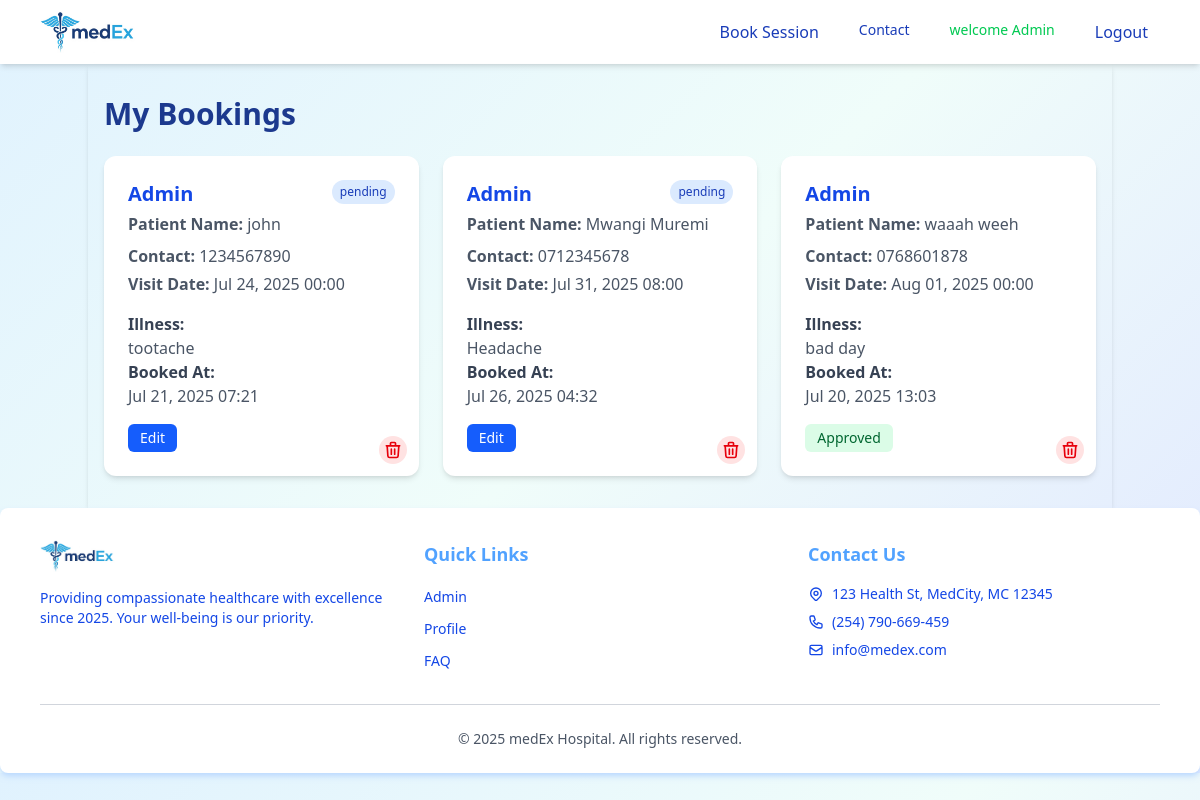
/my-bookings/ (signed in), run on the app's committed database.
### medEx_app/models.py (models this page shows, shortened)
class PatientBooking(models.Model):
    name = models.CharField(max_length=100)
    contact = models.CharField(max_length=20)
    illness_details = models.TextField()
    visit_date = models.DateTimeField()
    created_at = models.DateTimeField(auto_now_add=True)
    user = models.ForeignKey(User, on_delete=models.CASCADE, null=True, blank=True)
    status = models.CharField(
        max_length=20,
        choices=[
            ('pending', 'Pending'),
            ('approved', 'Approved'),
            ('rejected', 'Rejected'),
            ('expired', 'Expired')
        ],
        default='pending'
    )
    class Meta:
        ordering = ['visit_date']

### medEx_app/views.py (the view, shortened to what this page needs)
# urls.py: path('my-bookings/', views.my_bookings, name='my-bookings'),
@login_required
def my_bookings(request):
    bookings = PatientBooking.objects.filter(user=request.user)
    return render(request, 'medEx_app/my-bookings.html', {'bookings': bookings})

### medEx_app/templates/medEx_app/my-bookings.html (shortened to what this page needs)
{% load static tailwind_tags custom_tags %}
<!DOCTYPE html>
<html lang="en">
<head>
    {% tailwind_css %}
    <link rel="stylesheet" href="{% static 'adminpanel/css/animate.min.css' %}" />
</head>
{% block content %}
    {% include 'medEx_app/navbar.html' %}
{% endblock %}
<body class="font-sans neno-gradient">
    <div class="container shadow-md mx-auto px-4 py-8">
        <h1 class="text-3xl font-bold text-blue-900 mb-6">My Bookings</h1>
        <div class="grid grid-cols-1 md:grid-cols-2 lg:grid-cols-3 gap-6">
            {% for booking in bookings %}
                <div class="bg-white rounded-xl shadow-md overflow-hidden hover:shadow-lg transition-shadow relative" data-booking-id="{{ booking.id }}">
                    <button class="delete-btn absolute bottom-3 right-3 bg-red-100 text-red-600 p-1 rounded-full hover:bg-red-200"
                            data-booking-id="{{ booking.id }}">
                        <svg xmlns="http://www.w3.org/2000/svg" class="h-5 w-5" fill="none" viewBox="0 0 24 24" stroke="currentColor">
                            <path stroke-linecap="round" stroke-linejoin="round" stroke-width="2" d="M19 7l-.867 12.142A2 2 0 0116.138 21H7.862a2 2 0 01-1.995-1.858L5 7m5 4v6m4-6v6m1-10V4a1 1 0 00-1-1h-4a1 1 0 00-1 1v3M4 7h16" />
                        </svg>
                    </button>
                    <div class="p-6">
                        <div class="flex justify-between items-start">
                            <h3 class="text-xl font-bold text-blue-700">{{ booking.user.username|default:booking.name }}</h3>
                            <span class="bg-blue-100 text-blue-800 text-xs px-2 py-1 rounded-full {% if booking.status != 'pending' %}hidden{% endif %}">
                                {{ booking.status|default:'Pending' }}
                            </span>
                        </div>
                        <p class="mt-1 text-gray-600"><strong>Patient Name:</strong> <span class="booking-name">{{ booking.name }}</span></p>
                        <p class="mt-2 text-gray-600"><strong>Contact:</strong> <span class="booking-contact">{{ booking.contact }}</span></p>
                        <p class="mt-1 text-gray-600"><strong>Visit Date:</strong> <span class="booking-date">{{ booking.visit_date|date:"M d, Y H:i" }}</span></p>
                        <div class="mt-4">
                            <p class="text-gray-700"><strong>Illness:</strong></p>
                            <p class="text-gray-600 booking-illness">{{ booking.illness_details }}</p>
                            <p class="text-gray-700"><strong>Booked At:</strong></p>
                            <p class="text-gray-600">{{ booking.created_at|date:"M d, Y H:i" }}</p>
                        </div>
                        <div class="mt-4 flex space-x-2">
                            {% if booking.status == 'approved' %}
                                <span class="bg-green-100 text-green-800 px-3 py-1 rounded-md text-sm">Approved</span>
                            {% elif booking.status == 'rejected' %}
                                <span class="bg-red-100 text-red-800 px-3 py-1 rounded-md text-sm">Rejected</span>
                            {% endif %}
                            {% if booking.status == 'pending' %}
                                <button class="edit-btn bg-blue-600 text-white px-3 py-1 rounded-md text-sm hover:bg-blue-700" data-booking-id="{{ booking.id }}">Edit</button>
                            {% endif %}
                        </div>
                    </div>
                </div>
            {% empty %}
                <p class="text-gray-600">No bookings available.</p>
            {% endfor %}
        </div>
    </div>
    <section id='footer'>
        {% block footer %}
            {% include 'medEx_app/footer.html' %}
        {% endblock %}
    </section>
</body>
</html>

### medEx_app/templates/medEx_app/navbar.html (shortened to what this page needs)
{% load static tailwind_tags %}
<!DOCTYPE html>
<html lang="en">
<head>
  {% tailwind_css %}
</head>
<body>
  <nav class="bg-white shadow-md">
    <div class="max-w-6xl mx-auto px-4">
      <div class="flex justify-between items-center h-16">
        <div class="flex-shrink-0 flex items-center">
          <a href="{% url "home" %}">
            <img
              src="{% static 'medEx_app/images/medEx_logo.png' %}"
              alt="medEx Hospital Logo"
              class="h-max w-24"
            >
          </a>
        </div>
        <div class="hidden md:flex space-x-4">
          {% if request.user.is_authenticated %}
            <a id="navbarBookingBtn" class="text-blue-800 hover:text-blue-600 block px-3 py-2 rounded-md text-base font-medium">Book Session</a>
          {% else %}
            <a href="{% url "login" %}" class="text-blue-800 hover:text-blue-600 block px-3 py-2 rounded-md text-base font-medium">Login</a>
            <a href="{% url 'register' %}" class="text-blue-800 hover:text-blue-600 block px-3 py-2 rounded-md text-base font-medium">Register</a>
          {% endif %}
          <a href="#footer" class="text-blue-800 hover:text-blue-600 px-3 py-2 rounded-md text-sm font-medium">Contact</a>
          {% if request.user.is_authenticated %}
            <a href="{% url 'profile' %}" class="text-green-500 hover:text-green-300 px-3 py-2 rounded-md text-sm font-medium">welcome {{request.user.username}}</a>
            <a href="{% url "logout" %}" class="text-blue-800 hover:text-blue-600 block px-3 py-2 rounded-md text-base font-medium">Logout</a>
          {% endif %}
        </div>
      </div>
    </div>
  </nav>
</body>
</html>

### medEx_app/templates/medEx_app/my-bookings.html (style rules this page uses)
.neno-gradient { background: linear-gradient(135deg, #e0f2fe 0%, #f0fdfa 50%, #e0e7ff 100%); }
.delete-btn { transition: all 0.3s ease; }

### data on the page
PatientBooking: user.username "Admin", status "pending", name "john", contact "1234567890", visit_date "Jul 24, 2025 00:00", illness_details "tootache", created_at "Jul 21, 2025 07:21"
PatientBooking: user.username "Admin", status "pending", name "Mwangi Muremi", contact "0712345678", visit_date "Jul 31, 2025 08:00", illness_details "Headache", created_at "Jul 26, 2025 04:32"
PatientBooking: user.username "Admin", name "waaah weeh", contact "0768601878", visit_date "Aug 01, 2025 00:00", illness_details "bad day", created_at "Jul 20, 2025 13:03", status "Approved"

### other printed values
{{ request.user.username }} "Admin"
